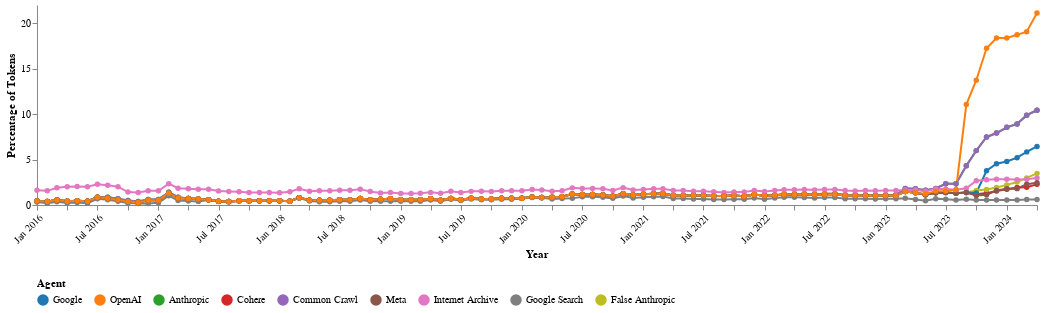

Notebook cell for this chart:
### Code cell
agent_color_mapping = {
    "Google": "#1f77b4",          # blue
    "OpenAI": "#ff7f0e",          # orange
    "Anthropic": "#2ca02c",       # green
    "Cohere": "#d62728",          # red
    "Common Crawl": "#9467bd",    # purple
    "Meta": "#8c564b",            # brown
    "Internet Archive": "#e377c2",# pink
    "Google Search": "#7f7f7f",   # gray
    "False Anthropic": "#bcbd22"  # yellow
}

visualization_util.plot_company_comparisons_altair(
    robots_temporal_head_summary, color_mapping=agent_color_mapping)

### Figure 1 — Vega-Lite specification as saved in the notebook (floating-point values rounded to 4 significant figures; data arrays with more than 128 entries replaced by an {"elided": "..."} marker saying what was removed)
{"config": {"view": {"continuousWidth": 300, "continuousHeight": 300, "strokeWidth": 0}, "axis": {"grid": false}}, "data": {"name": "data-5c8a16e3d23c301536d9a158fa380e9c"}, "mark": {"type": "line", "point": true}, "encoding": {"color": {"field": "agent", "legend": {"orient": "bottom", "title": "Agent"}, "scale": {"domain": ["Google", "OpenAI", "Anthropic", "Cohere", "Common Crawl", "Meta", "Internet Archive", "Google Search", "False Anthropic"], "range": ["#1f77b4", "#ff7f0e", "#2ca02c", "#d62728", "#9467bd", "#8c564b", "#e377c2", "#7f7f7f", "#bcbd22"]}, "type": "nominal"}, "tooltip": [{"field": "agent", "type": "nominal"}, {"field": "percent_Restrictive", "format": ".2f", "type": "quantitative"}], "x": {"axis": {"labelAngle": -45}, "field": "period", "timeUnit": "yearmonth", "title": "Year", "type": "temporal"}, "y": {"field": "percent_Restrictive", "title": "Percentage of Tokens", "type": "quantitative"}}, "height": 200, "width": 1000, "$schema": "https://vega.github.io/schema/vega-lite/v5.17.0.json", "datasets": {"data-5c8a16e3d23c301536d9a158fa380e9c": {"elided": "900 records"}}}
